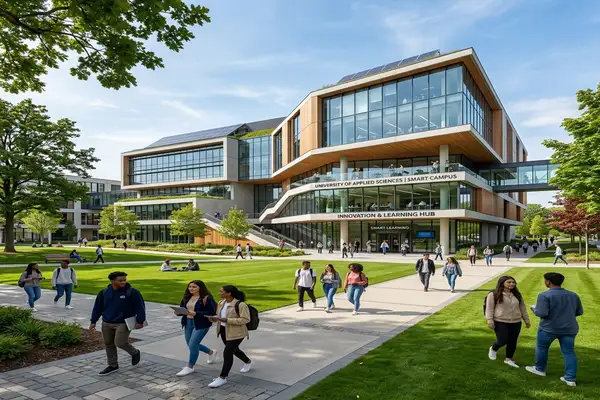
#> input picture images/cat-education.webp, 600 x 400 px, given in place of hero_1_1786454561101.png, which was not available
$ python convert_images.py
#> lines starting #> are read from the running program, lines starting #| are printed output that depends on the picture
from PIL import Image
import os

src_dir = r"C:\Users\D-ROCK\.gemini\antigravity-ide\brain\bd1ea84c-eea8-4076-817e-f90f0670a727"
dst_dir = r"c:\Users\D-ROCK\Desktop\greivance portal\images"

files = {
    "hero_1_1786454561101.png": "hero-1.webp",
    "hero_2_1786454872458.png": "hero-2.webp",
    "hero_3_1786454991998.png": "hero-3.webp",
}

for src_name, dst_name in files.items():
    img = Image.open(os.path.join(src_dir, src_name))
#> img is the input picture: PIL image 600x400 RGB; mean R, G, B 121.5, 133.5, 118.3
    img = img.resize((1200, 600), Image.LANCZOS)
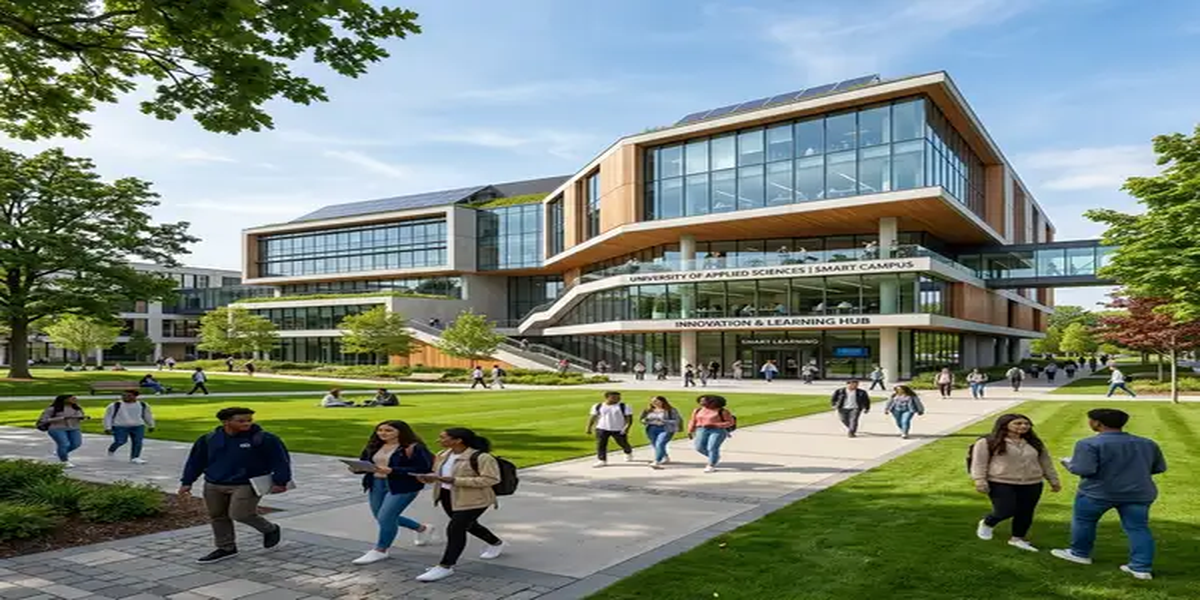
#> img: PIL image 1200x600 RGB; mean R, G, B 121.5, 133.5, 118.4
    dst_path = os.path.join(dst_dir, dst_name)
    img.save(dst_path, "WEBP", quality=70)
    size_kb = os.path.getsize(dst_path) // 1024
    print(f"{dst_name}: {size_kb}kb")
#> pass 2 of the loop `for src_name, dst_name in files.items():`:
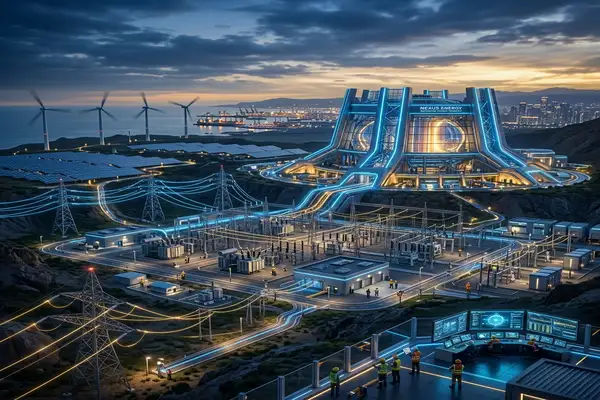
#> input picture images/cat-electricity.webp, 600 x 400 px, given in place of hero_2_1786454872458.png, which was not available
#> img is the input picture: PIL image 600x400 RGB; mean R, G, B 64.5, 81, 94.3
#> `img = img.resize((1200, 600), Image.LANCZOS)`:
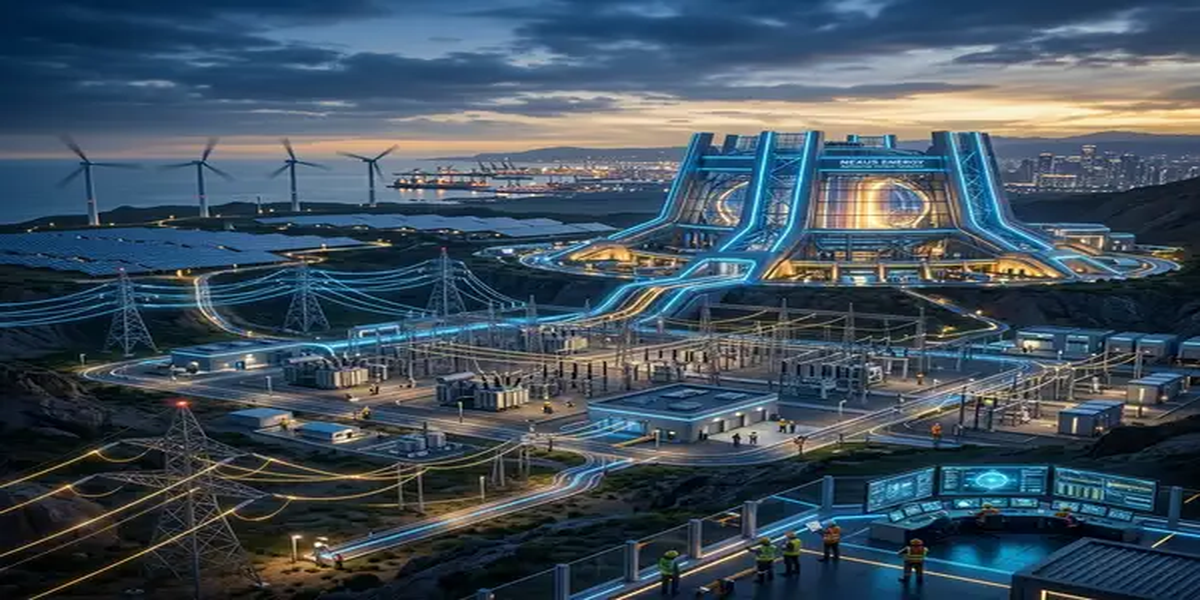
#> img: PIL image 1200x600 RGB; mean R, G, B 64.5, 81, 94.3

print("Done!")
